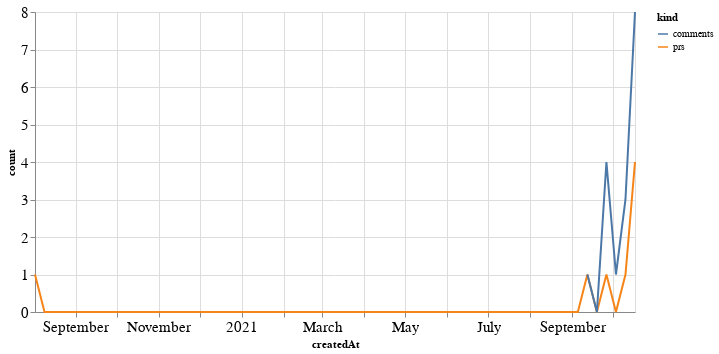

Source (notebook cell):
### Code cell
alt.Chart(total_time, width=600).mark_line().encode(
    x='createdAt',
    y='count',
    color='kind'
)

### Figure 1 — Vega-Lite specification as saved in the notebook (floating-point values rounded to 4 significant figures)
{"config": {"axisLeft": {"labelFontSize": 15}, "axisBottom": {"labelFontSize": 15}}, "data": {"name": "data-7e64ac2c1208425c70220f9680b254c5"}, "mark": "line", "encoding": {"color": {"type": "nominal", "field": "kind"}, "x": {"type": "temporal", "field": "createdAt"}, "y": {"type": "quantitative", "field": "count"}}, "width": 600, "$schema": "https://vega.github.io/schema/vega-lite/v4.8.1.json", "datasets": {"data-7e64ac2c1208425c70220f9680b254c5": [{"createdAt": "2020-08-02T00:00:00", "kind": "prs", "count": 1.0}, {"createdAt": "2020-08-09T00:00:00", "kind": "prs", "count": 0.0}, {"createdAt": "2020-08-16T00:00:00", "kind": "prs", "count": 0.0}, {"createdAt": "2020-08-23T00:00:00", "kind": "prs", "count": 0.0}, {"createdAt": "2020-08-30T00:00:00", "kind": "prs", "count": 0.0}, {"createdAt": "2020-09-06T00:00:00", "kind": "prs", "count": 0.0}, {"createdAt": "2020-09-13T00:00:00", "kind": "prs", "count": 0.0}, {"createdAt": "2020-09-20T00:00:00", "kind": "prs", "count": 0.0}, {"createdAt": "2020-09-27T00:00:00", "kind": "prs", "count": 0.0}, {"createdAt": "2020-10-04T00:00:00", "kind": "prs", "count": 0.0}, {"createdAt": "2020-10-11T00:00:00", "kind": "prs", "count": 0.0}, {"createdAt": "2020-10-18T00:00:00", "kind": "prs", "count": 0.0}, {"createdAt": "2020-10-25T00:00:00", "kind": "prs", "count": 0.0}, {"createdAt": "2020-11-01T00:00:00", "kind": "prs", "count": 0.0}, {"createdAt": "2020-11-08T00:00:00", "kind": "prs", "count": 0.0}, {"createdAt": "2020-11-15T00:00:00", "kind": "prs", "count": 0.0}, {"createdAt": "2020-11-22T00:00:00", "kind": "prs", "count": 0.0}, {"createdAt": "2020-11-29T00:00:00", "kind": "prs", "count": 0.0}, {"createdAt": "2020-12-06T00:00:00", "kind": "prs", "count": 0.0}, {"createdAt": "2020-12-13T00:00:00", "kind": "prs", "count": 0.0}, {"createdAt": "2020-12-20T00:00:00", "kind": "prs", "count": 0.0}, {"createdAt": "2020-12-27T00:00:00", "kind": "prs", "count": 0.0}, {"createdAt": "2021-01-03T00:00:00", "kind": "prs", "count": 0.0}, {"createdAt": "2021-01-10T00:00:00", "kind": "prs", "count": 0.0}, {"createdAt": "2021-01-17T00:00:00", "kind": "prs", "count": 0.0}, {"createdAt": "2021-01-24T00:00:00", "kind": "prs", "count": 0.0}, {"createdAt": "2021-01-31T00:00:00", "kind": "prs", "count": 0.0}, {"createdAt": "2021-02-07T00:00:00", "kind": "prs", "count": 0.0}, {"createdAt": "2021-02-14T00:00:00", "kind": "prs", "count": 0.0}, {"createdAt": "2021-02-21T00:00:00", "kind": "prs", "count": 0.0}, {"createdAt": "2021-02-28T00:00:00", "kind": "prs", "count": 0.0}, {"createdAt": "2021-03-07T00:00:00", "kind": "prs", "count": 0.0}, {"createdAt": "2021-03-14T00:00:00", "kind": "prs", "count": 0.0}, {"createdAt": "2021-03-21T00:00:00", "kind": "prs", "count": 0.0}, {"createdAt": "2021-03-28T00:00:00", "kind": "prs", "count": 0.0}, {"createdAt": "2021-04-04T00:00:00", "kind": "prs", "count": 0.0}, {"createdAt": "2021-04-11T00:00:00", "kind": "prs", "count": 0.0}, {"createdAt": "2021-04-18T00:00:00", "kind": "prs", "count": 0.0}, {"createdAt": "2021-04-25T00:00:00", "kind": "prs", "count": 0.0}, {"createdAt": "2021-05-02T00:00:00", "kind": "prs", "count": 0.0}, {"createdAt": "2021-05-09T00:00:00", "kind": "prs", "count": 0.0}, {"createdAt": "2021-05-16T00:00:00", "kind": "prs", "count": 0.0}, {"createdAt": "2021-05-23T00:00:00", "kind": "prs", "count": 0.0}, {"createdAt": "2021-05-30T00:00:00", "kind": "prs", "count": 0.0}, {"createdAt": "2021-06-06T00:00:00", "kind": "prs", "count": 0.0}, {"createdAt": "2021-06-13T00:00:00", "kind": "prs", "count": 0.0}, {"createdAt": "2021-06-20T00:00:00", "kind": "prs", "count": 0.0}, {"createdAt": "2021-06-27T00:00:00", "kind": "prs", "count": 0.0}, {"createdAt": "2021-07-04T00:00:00", "kind": "prs", "count": 0.0}, {"createdAt": "2021-07-11T00:00:00", "kind": "prs", "count": 0.0}, {"createdAt": "2021-07-18T00:00:00", "kind": "prs", "count": 0.0}, {"createdAt": "2021-07-25T00:00:00", "kind": "prs", "count": 0.0}, {"createdAt": "2021-08-01T00:00:00", "kind": "prs", "count": 0.0}, {"createdAt": "2021-08-08T00:00:00", "kind": "prs", "count": 0.0}, {"createdAt": "2021-08-15T00:00:00", "kind": "prs", "count": 0.0}, {"createdAt": "2021-08-22T00:00:00", "kind": "prs", "count": 0.0}, {"createdAt": "2021-08-29T00:00:00", "kind": "prs", "count": 0.0}, {"createdAt": "2021-09-05T00:00:00", "kind": "prs", "count": 0.0}, {"createdAt": "2021-09-12T00:00:00", "kind": "prs", "count": 1.0}, {"createdAt": "2021-09-19T00:00:00", "kind": "prs", "count": 0.0}, {"createdAt": "2021-09-26T00:00:00", "kind": "prs", "count": 1.0}, {"createdAt": "2021-10-03T00:00:00", "kind": "prs", "count": 0.0}, {"createdAt": "2021-10-10T00:00:00", "kind": "prs", "count": 1.0}, {"createdAt": "2021-10-17T00:00:00", "kind": "prs", "count": 4.0}, {"createdAt": "2020-08-02T00:00:00", "kind": "comments", "count": null}, {"createdAt": "2020-08-09T00:00:00", "kind": "comments", "count": null}, {"createdAt": "2020-08-16T00:00:00", "kind": "comments", "count": null}, {"createdAt": "2020-08-23T00:00:00", "kind": "comments", "count": null}, {"createdAt": "2020-08-30T00:00:00", "kind": "comments", "count": null}, {"createdAt": "2020-09-06T00:00:00", "kind": "comments", "count": null}, {"createdAt": "2020-09-13T00:00:00", "kind": "comments", "count": null}, {"createdAt": "2020-09-20T00:00:00", "kind": "comments", "count": null}, {"createdAt": "2020-09-27T00:00:00", "kind": "comments", "count": null}, {"createdAt": "2020-10-04T00:00:00", "kind": "comments", "count": null}, {"createdAt": "2020-10-11T00:00:00", "kind": "comments", "count": null}, {"createdAt": "2020-10-18T00:00:00", "kind": "comments", "count": null}, {"createdAt": "2020-10-25T00:00:00", "kind": "comments", "count": null}, {"createdAt": "2020-11-01T00:00:00", "kind": "comments", "count": null}, {"createdAt": "2020-11-08T00:00:00", "kind": "comments", "count": null}, {"createdAt": "2020-11-15T00:00:00", "kind": "comments", "count": null}, {"createdAt": "2020-11-22T00:00:00", "kind": "comments", "count": null}, {"createdAt": "2020-11-29T00:00:00", "kind": "comments", "count": null}, {"createdAt": "2020-12-06T00:00:00", "kind": "comments", "count": null}, {"createdAt": "2020-12-13T00:00:00", "kind": "comments", "count": null}, {"createdAt": "2020-12-20T00:00:00", "kind": "comments", "count": null}, {"createdAt": "2020-12-27T00:00:00", "kind": "comments", "count": null}, {"createdAt": "2021-01-03T00:00:00", "kind": "comments", "count": null}, {"createdAt": "2021-01-10T00:00:00", "kind": "comments", "count": null}, {"createdAt": "2021-01-17T00:00:00", "kind": "comments", "count": null}, {"createdAt": "2021-01-24T00:00:00", "kind": "comments", "count": null}, {"createdAt": "2021-01-31T00:00:00", "kind": "comments", "count": null}, {"createdAt": "2021-02-07T00:00:00", "kind": "comments", "count": null}, {"createdAt": "2021-02-14T00:00:00", "kind": "comments", "count": null}, {"createdAt": "2021-02-21T00:00:00", "kind": "comments", "count": null}, {"createdAt": "2021-02-28T00:00:00", "kind": "comments", "count": null}, {"createdAt": "2021-03-07T00:00:00", "kind": "comments", "count": null}, {"createdAt": "2021-03-14T00:00:00", "kind": "comments", "count": null}, {"createdAt": "2021-03-21T00:00:00", "kind": "comments", "count": null}, {"createdAt": "2021-03-28T00:00:00", "kind": "comments", "count": null}, {"createdAt": "2021-04-04T00:00:00", "kind": "comments", "count": null}, {"createdAt": "2021-04-11T00:00:00", "kind": "comments", "count": null}, {"createdAt": "2021-04-18T00:00:00", "kind": "comments", "count": null}, {"createdAt": "2021-04-25T00:00:00", "kind": "comments", "count": null}, {"createdAt": "2021-05-02T00:00:00", "kind": "comments", "count": null}, {"createdAt": "2021-05-09T00:00:00", "kind": "comments", "count": null}, {"createdAt": "2021-05-16T00:00:00", "kind": "comments", "count": null}, {"createdAt": "2021-05-23T00:00:00", "kind": "comments", "count": null}, {"createdAt": "2021-05-30T00:00:00", "kind": "comments", "count": null}, {"createdAt": "2021-06-06T00:00:00", "kind": "comments", "count": null}, {"createdAt": "2021-06-13T00:00:00", "kind": "comments", "count": null}, {"createdAt": "2021-06-20T00:00:00", "kind": "comments", "count": null}, {"createdAt": "2021-06-27T00:00:00", "kind": "comments", "count": null}, {"createdAt": "2021-07-04T00:00:00", "kind": "comments", "count": null}, {"createdAt": "2021-07-11T00:00:00", "kind": "comments", "count": null}, {"createdAt": "2021-07-18T00:00:00", "kind": "comments", "count": null}, {"createdAt": "2021-07-25T00:00:00", "kind": "comments", "count": null}, {"createdAt": "2021-08-01T00:00:00", "kind": "comments", "count": null}, {"createdAt": "2021-08-08T00:00:00", "kind": "comments", "count": null}, {"createdAt": "2021-08-15T00:00:00", "kind": "comments", "count": null}, {"createdAt": "2021-08-22T00:00:00", "kind": "comments", "count": null}, {"createdAt": "2021-08-29T00:00:00", "kind": "comments", "count": null}, {"createdAt": "2021-09-05T00:00:00", "kind": "comments", "count": null}, {"createdAt": "2021-09-12T00:00:00", "kind": "comments", "count": 1.0}, {"createdAt": "2021-09-19T00:00:00", "kind": "comments", "count": 0.0}, {"createdAt": "2021-09-26T00:00:00", "kind": "comments", "count": 4.0}, {"createdAt": "2021-10-03T00:00:00", "kind": "comments", "count": 1.0}, {"createdAt": "2021-10-10T00:00:00", "kind": "comments", "count": 3.0}, {"createdAt": "2021-10-17T00:00:00", "kind": "comments", "count": 8.0}]}}
